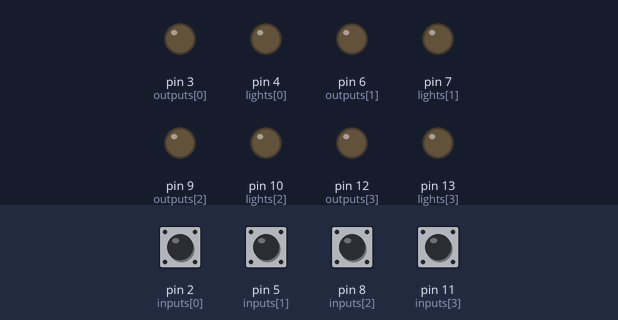
This sketch was run on a simulated Arduino Uno, built with avr-gcc and run on an emulated ATmega328P. Shown: output pins drawn as LEDs (lit = HIGH). The test bench sets the inputs (shaded band); at power-on: pin 2 (inputs[0]), pin 5 (inputs[1]), pin 8 (inputs[2]), pin 11 (inputs[3]) HIGH. What the sketch prints to the serial monitor is not drawn.

Above: at 1.2 s.
1.3 s: pin 2 (inputs[0]) pulled LOW for 0.15 s
At 1.37 s:
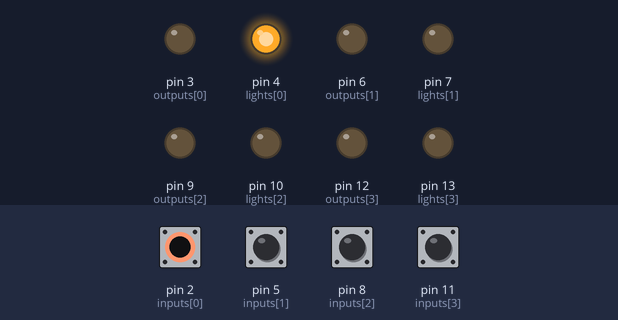
2.9 s: pin 5 (inputs[1]) pulled LOW for 0.15 s
At 2.98 s:
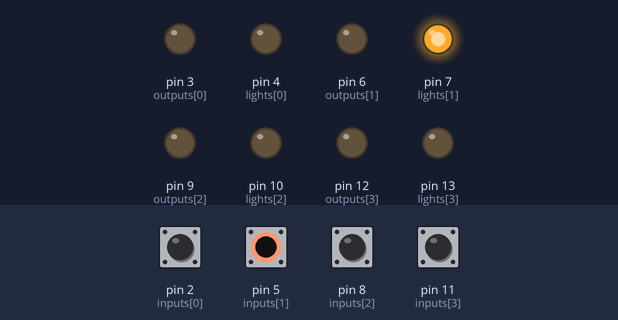
4.5 s: pin 8 (inputs[2]) pulled LOW for 0.15 s
At 4.57 s:
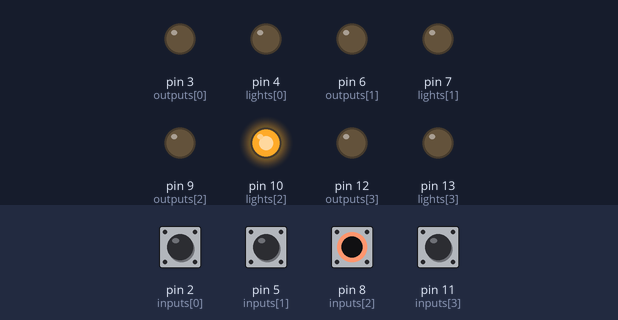
6.1 s: pin 11 (inputs[3]) pulled LOW for 0.15 s
At 6.17 s:
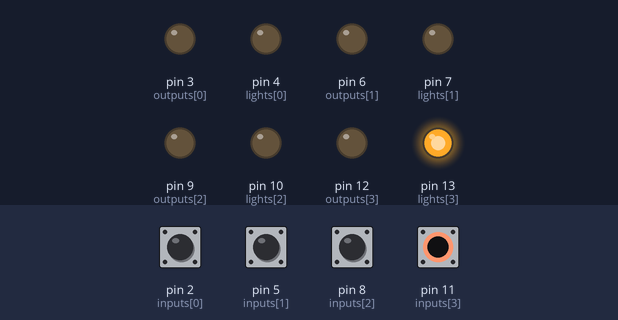
7.7 s: pin 2 (inputs[0]) pulled LOW for 1 s
At 9.5 s:
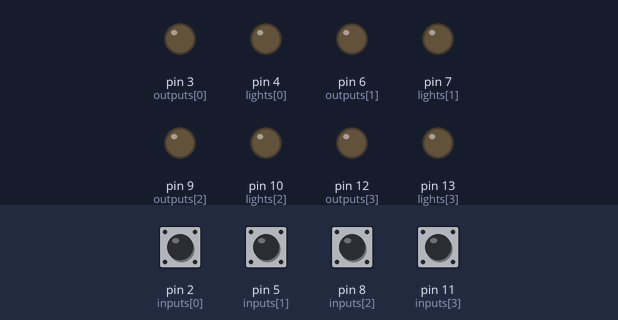
10.2 s: pin 5 (inputs[1]) pulled LOW for 1 s
At 10.7 s:
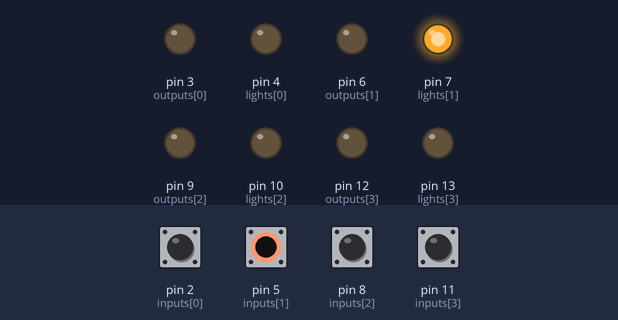
Timing chart, 0 to 13.2 s (numbered marks = the images above; inputs shaded):
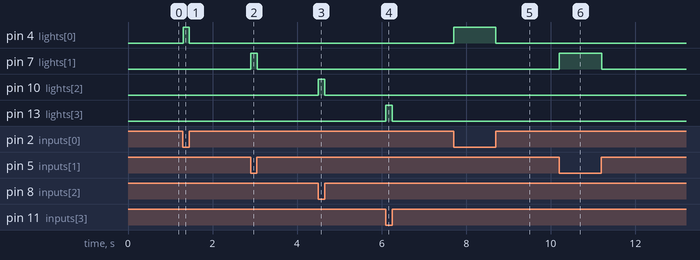

The sketch:

main.ino
```cpp
int inputs[4] = { 2, 5, 8, 11 };
int outputs[4] = { 3, 6, 9, 12 };
int lights[4] = { 4, 7, 10, 13 };
byte states[4] = { 0, 0, 0, 0 };

void setup()
{
  Serial.begin(9600);
  for (int i = 0; i < 4; i++) {
    pinMode(inputs[i], INPUT_PULLUP);
    pinMode(outputs[i], OUTPUT);
    pinMode(lights[i], OUTPUT);
  }
}

void loop()
{
  for (int i = 0; i < 4; i++) {
    digitalWrite(outputs[i], LOW);
  }
  for (int i = 0; i < 4; i++) {
    states[i] = digitalRead(inputs[i]) == 0;
    digitalWrite(lights[i], states[i] > 0 ? HIGH : LOW);
  }
  Serial.write(states, 4);
  Serial.write(255);
  delay(1);
}
```

Measured:
- after the input at 1.3 s, pin 4 (lights[0]): LOW → HIGH at once, → LOW 0.15 s later
- after the input at 2.9 s, pin 7 (lights[1]): LOW → HIGH at once, → LOW 0.15 s later
- after the input at 4.5 s, pin 10 (lights[2]): LOW → HIGH at once, → LOW 0.15 s later
- after the input at 6.1 s, pin 13 (lights[3]): LOW → HIGH at once, → LOW 0.15 s later
- after the input at 7.7 s, pin 4 (lights[0]): LOW → HIGH at once, → LOW 1.0 s later
- after the input at 10.2 s, pin 7 (lights[1]): LOW → HIGH at once, → LOW 1.0 s later
